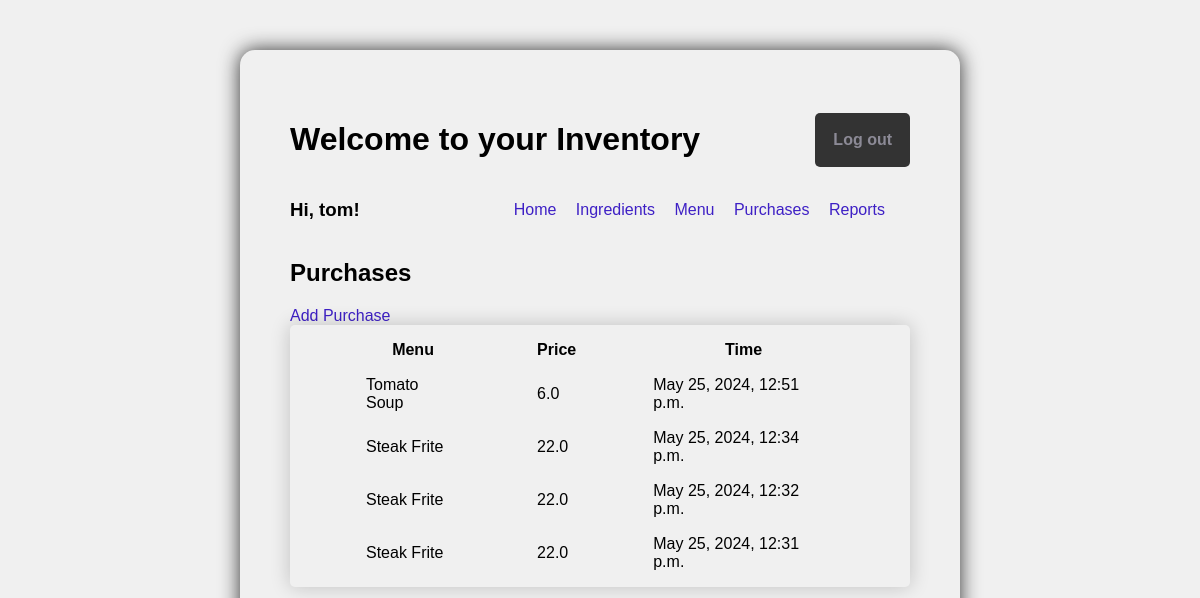
The page /purchases/ (signed in) on the database as committed earlier.
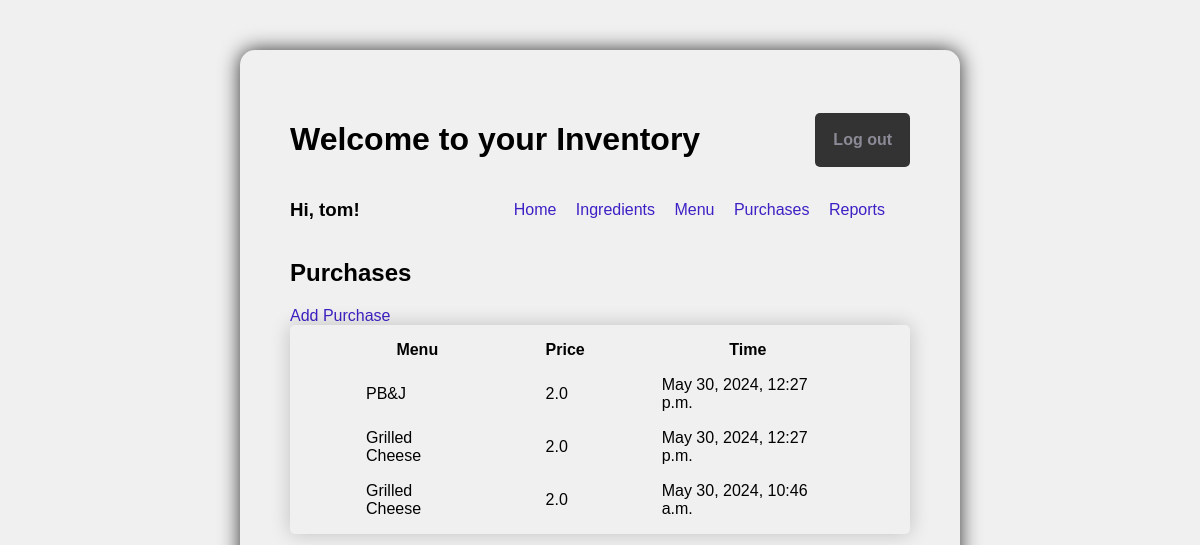
The same page on the database as committed later.
### inventory_app/models.py (models this page shows, shortened)
class Purchases(models.Model):
    menu_item = models.ForeignKey(MenuItem, on_delete=models.CASCADE, default=None)
    time_stamp  = models.DateTimeField(auto_now_add=True)

class MenuItem(models.Model):
    title = models.CharField(max_length=100, default="", unique=True)
    price = models.FloatField(default=0.00)

### inventory_app/views.py (the view)
# urls.py: path('purchases/', views.PurchasesView.as_view(), name="purchases"),
class PurchasesView(LoginRequiredMixin, ListView):
  model = Purchases
  template_name = 'purchases.html'
  form_class = PurchasesForm
  context_object_name = 'purchases'
  ordering = ['-time_stamp']

### inventory_app/templates/purchases.html
{% extends "./base.html" %}
{% block content %}
<h2>Purchases</h2>
<a href="{% url 'inventory_app:add_purchase' %}">Add Purchase</a>
<table>
    <tr>
        <th>Menu</th>
        <th>Price</th>
        <th>Time</th>
    </tr>
    {% for purchase in object_list %}
    <tr>
        <td>{{ purchase.menu_item.title }}</td>
        <td>{{ purchase.menu_item.price }}</td>
        <td>{{ purchase.time_stamp }}</td>
    </tr>
    {% endfor %}
</table>
{% endblock %}

### inventory_app/templates/base.html (shortened to what this page needs)
{% load static %}
<!DOCTYPE html>
<html lang="en">
<head>
   <link rel="stylesheet" type="text/css" href="{% static 'inventory_app/style.css' %}">
</head>
<body>
  <div class="header-first-row">
    <h1>Welcome to your Inventory</h1>
    {% if user.is_authenticated %}
    <a class="logout" href="/logout">Log out</a>
    {% endif %}
  </div>
  <div class="header-second-row">
    {% if user.is_authenticated %}
    <h3>Hi, {{ user.username }}!</h3>
    <nav class="navbar">
      {% url 'home' as home_url %}
      {% url 'ingredients' as ingredients_url %}
      {% url 'menu' as menu_url %}
      {% url 'purchases' as purchases_url %}
      {% url 'reports' as reports_url %}
      <a class="nav-item{% if request.path == home_url %} current-page{% endif %}" href="{% url 'inventory_app:home' %}">Home</a>
      <a class="nav-item{% if request.path == ingredients_url %} current-page{% endif %}" href="{% url 'inventory_app:ingredient' %}">Ingredients</a>
      <a class="nav-item{% if request.path == menu_url %} current-page{% endif %}" href="{% url 'inventory_app:menu' %}">Menu</a>
      <a class="nav-item{% if request.path == purchases_url %} current-page{% endif %}" href="{% url 'inventory_app:purchases' %}">Purchases</a>
      <a class="nav-item{% if request.path == reports_url %} current-page{% endif %}" href="{% url 'inventory_app:sales' %}">Reports</a>
    </nav>
    {% endif %}
  </div>
  <main>
    {% block content %}
    {% endblock %}
  </main>
</body>
</html>

### inventory_app/static/inventory_app/style.css (style rules this page uses)
body { font-family: Arial, Helvetica, sans-serif; background-color: #f0f0f0; display: flex; flex-direction: column; box-sizing: border-box; box-shadow: 0 0 20px rgba(0, 0, 0, 0.8); padding: 50px; margin: 50px 20%; border-radius: 15px; }
main { display: flex; flex-direction: column; align-items: flex-start; }
.header-first-row { display: flex; justify-content: space-between; align-items: center; }
.logout { display: flex; justify-content: space-between; align-items: center; background-color: #333; padding: 18px; border-radius: 5px; color: #8c8a96; font-weight: bold; text-decoration: none; }
.header-second-row { display: flex; justify-content: space-between; align-items: center; }
.navbar { color: #fff; padding: 10px; border-radius: 5px; }
a { text-decoration: none; color: #3e20c5; }
.navbar a { padding: 8px 0; margin-right: 15px; }
table { display: flex; align-items: center; justify-content: center; border-collapse: separate; border-spacing: 75px 15px; border-radius: 5px; box-shadow: 0 0 20px rgba(0, 0, 0, 0.2); }

Rows that differ between the two databases and show on the page:
removed Purchases: menu_item "Tomato Soup", menu_item.price "6.0", time_stamp "May 25, 2024, 12:51 p.m."
removed Purchases: menu_item "Steak Frite", menu_item.price "22.0", time_stamp "May 25, 2024, 12:34 p.m."
removed Purchases: menu_item "Steak Frite", menu_item.price "22.0", time_stamp "May 25, 2024, 12:32 p.m."
removed Purchases: menu_item "Steak Frite", menu_item.price "22.0", time_stamp "May 25, 2024, 12:31 p.m."
added Purchases: menu_item "PB&J", menu_item.price "2.0", time_stamp "May 30, 2024, 12:27 p.m."
added Purchases: menu_item "Grilled Cheese", menu_item.price "2.0", time_stamp "May 30, 2024, 12:27 p.m."
added Purchases: menu_item "Grilled Cheese", menu_item.price "2.0", time_stamp "May 30, 2024, 10:46 a.m."
